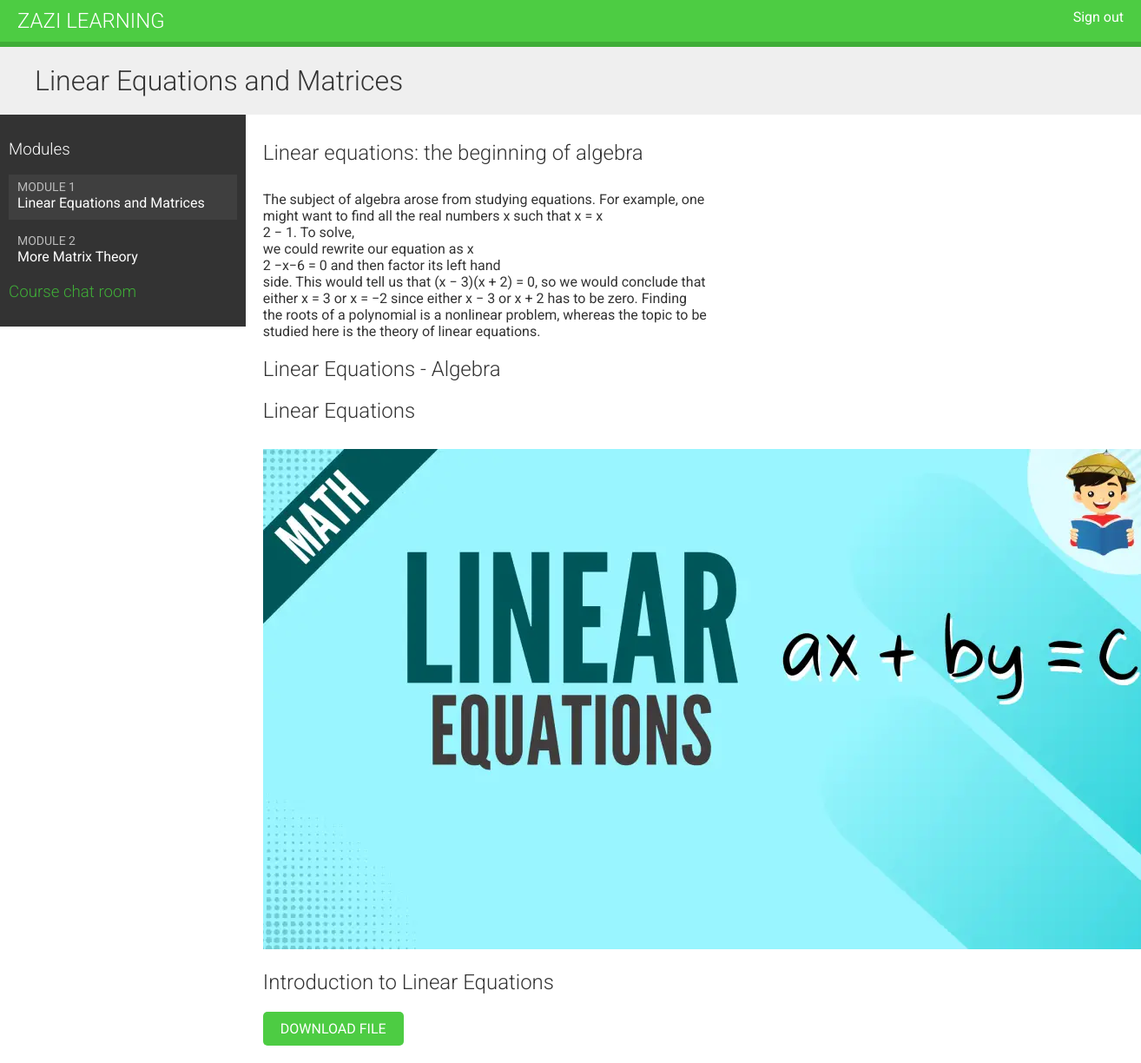
/students/course/4/8/ (signed in), run on the app's committed database.
### courses/models.py (models this page shows, shortened)
class Module(models.Model):
    course = models.ForeignKey(Course, related_name='modules', on_delete=models.CASCADE)
    title = models.CharField(max_length=200)
    description = models.TextField(blank=True)
    order = OrderField(blank=True, for_fields=['course'])
    def __str__(self):
        return f'{self.order}. {self.title}'
    class Meta:
        ordering = ['order']

class Content(models.Model):
    module = models.ForeignKey(Module, related_name='contents', on_delete=models.CASCADE)
    content_type = models.ForeignKey(ContentType, on_delete=models.CASCADE,
                                     limit_choices_to={'model__in':(
                                         'text', 'video', 'image', 'file'
                                     )})
    object_id = models.PositiveIntegerField()
    item = GenericForeignKey('content_type', 'object_id')
    order = OrderField(blank=True, for_fields=['module'])
    class Meta:
        ordering = ['order']

class ItemBase(models.Model):
    owner = models.ForeignKey(User, related_name='%(class)s_related', on_delete=models.CASCADE)
    title = models.CharField(max_length=250)
    created = models.DateTimeField(auto_now_add=True)
    updated = models.DateTimeField(auto_now=True)
    class Meta:
        abstract = True
    def render(self):
        return render_to_string(
            f'courses/content/{self._meta.model_name}.html',
            {'item':self}
        )

class Text(ItemBase):
    content = models.TextField()

class Video(ItemBase):
    url = models.URLField()

class Image(ItemBase):
    file = models.FileField(upload_to='images')

class File(ItemBase):
    file = models.FileField(upload_to='files')

### students/views.py (the view)
# urls.py: path("course/<pk>/", cache_page(60 * 15)(views.StudentCourseDetailView.as_view()), name="student_course_detail"),
class StudentCourseDetailView(DetailView):
    model = Course
    template_name = 'students/course/detail.html'
    def get_queryset(self):
        qs = super().get_queryset()
        return qs.filter(students__in=[self.request.user])
    def get_context_data(self, **kwargs):
        context = super().get_context_data(**kwargs)
        course = self.get_object()
        if 'module_id' in self.kwargs:
            context["module"] = course.modules.get(
                id=self.kwargs['module_id']
            )
        else:
            context['module'] = course.modules.all()
        return context

### students/templates/students/course/detail.html (shortened to what this page needs)
{% extends "base.html" %}
{% load cache %}
{% block content %}
  <h1>
    {{ module.title }}
  </h1>
  <div class="contents">
    <h3>Modules</h3>
    <ul id="modules">
      {% for m in object.modules.all %}
        <li data-id="{{ m.id }}" {% if m == module %}class="selected"{% endif %}>
          <a href="{% url "student_course_detail_module" object.id m.id %}">
            <span>
              Module <span class="order">{{ m.order|add:1 }}</span>
            </span>
            <br>
            {{ m.title }}
          </a>
        </li>
      {% empty %}
        <li>No modules yet.</li>
      {% endfor %}
    </ul>
    <h3>
      <a href="{% url "chat:course_chat_room" object.id %}">
        Course chat room
      </a>
    </h3>
  </div>
  <div class="module">
    {% cache 600 module_contents module %}
      {% for content in module.contents.all %}
        {% with item=content.item %}
          <h2>{{ item.title }}</h2>
          {{ item.render }}
        {% endwith %}
      {% endfor %}
    {% endcache %}
  </div>
{% endblock %}

### courses/templates/base.html (shortened to what this page needs)
{% load static %}
<!DOCTYPE html>
<html>
  <head>
    <link href="{% static "css/base.css" %}" rel="stylesheet">
  </head>
  <body>
    <div id="header">
      <a href="/" class="logo">Zazi Learning</a>
      <ul class="menu">
        {% if request.user.is_authenticated %}
          <li><a href="{% url "logout" %}">Sign out</a></li>
        {% else %}
          <li><a href="{% url "login" %}">Sign in</a></li>
        {% endif %}
      </ul>
    </div>
    <div id="content">
      {% block content %}
      {% endblock %}
    </div>
  </body>
</html>

### courses/templates/courses/content/text.html
{{ item.content|linebreaks }}

### courses/templates/courses/content/video.html (shortened to what this page needs)
{% load embed_video_tags %}

### courses/templates/courses/content/image.html
<p>
    <img src="{{ item.file.url }}" alt="{{ item.title }}">
</p>

### courses/templates/courses/content/file.html
<p>
    <a href="{{ item.file.url }}" class="button">Download File</a>
</p>

### courses/static/css/base.css (style rules this page uses)
body { margin:0; font-family:'Roboto', sans-serif; font-weight:400; color:#333; }
a { color:#3fad37; text-decoration:none; }
ul { float:left; }
h1, h2, h3, h4, h5, h6 { font-family:'Roboto', sans-serif; font-weight:300; }
h1 { background:#efefef; width:100%; overflow:auto; padding:20px 0 20px 40px; margin:0; }
.module { padding:10px 20px; float:left; width:600px; }
.module p { margin:10px 0 20px; width:100%; float:left; }
#header { background:#4dcc43; overflow:auto; padding:10px 20px; border-bottom:6px solid #3fad37; }
#header .logo { text-decoration:none; font-family:'Roboto', sans-serif; font-weight:300; text-transform:uppercase; font-size:24px; color:#fff; float:left; }
#header a { color:#fff; }
#header .menu { list-style:none; float:right; margin:0; padding:0; }
.contents { width:20%; padding:10px; float:left; background:#333; color: #fff; font-family:'Roboto', sans-serif; }
.contents ul { list-style:none; margin:0; padding:0; width:100%; }
.contents ul li { margin:0 0 10px 0; padding:4px 10px 10px; overflow:auto; cursor:move; }
.contents ul li.selected { background:#3f3f3f; }
.contents ul span { text-transform:uppercase; color:#bbb; font-size:14px; }
.contents ul a { display:block; color:#fff; text-decoration:none; }
input[type=submit], a.button { border-radius:5px; background:#4dcc43; color:#fff; font-size:16px; text-transform:uppercase; border:none; padding:10px 20px; margin:20px 0; }

### data on the page
Module: title "Linear Equations and Matrices", order|add "1"
Module: order|add "2", title "More Matrix Theory"
Content: item "Linear equations: the beginning of algebra", item.content "The subject of algebra arose from studying equations. For example, one might want to find all the real numbers x such that x = x 2 − 1. To solve, we could rewrite our equation as x 2 −x−6 = 0 and then factor its left hand side. This would tell us that (x − 3)(x + 2) = 0, so we would conclude that either x = 3 or x = −2 since either x − 3 or x + 2 has to be zero. Finding the roots of a polynomial is a nonlinear problem, whereas the topic to be studied here is the theory of linear equations."
Content: item "Linear Equations - Algebra"
Content: item "Linear Equations", item.file (picture)
Content: item "Introduction to Linear Equations"
